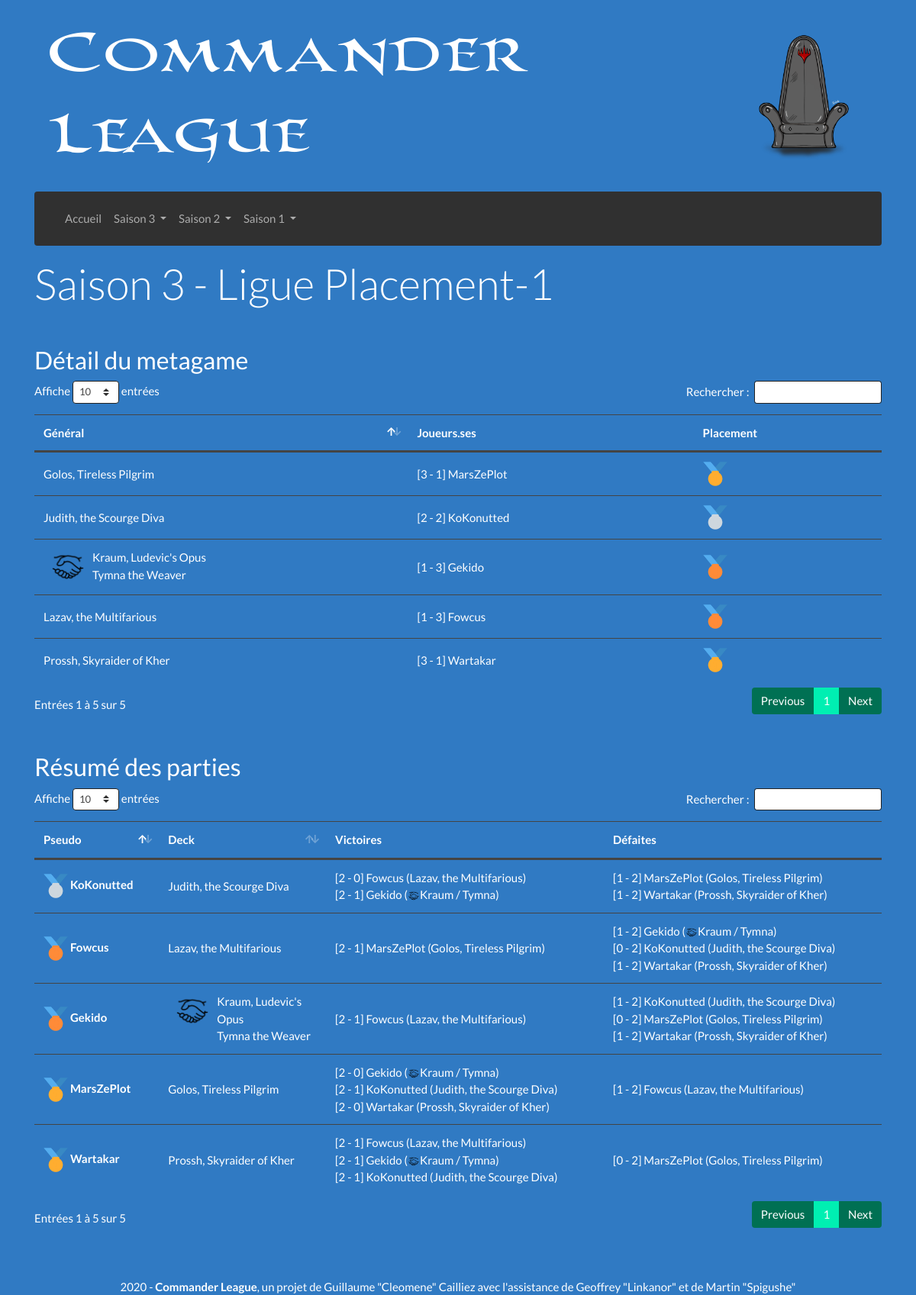
Screenshot of /Saison-3/Ligue-Placement-1 with the database file from the repository.
### tables this page shows
CREATE TABLE "participants" (
	"id_discord"	TEXT,
	"pseudo"	TEXT NOT NULL,
	"nom_role"	TEXT NOT NULL,
	PRIMARY KEY("id_discord")
);

CREATE TABLE "decks" (
	"id_deck"	INTEGER PRIMARY KEY AUTOINCREMENT,
	"id_discord"	TEXT NOT NULL,
	"est_joue"	INTEGER NOT NULL,
	"cle_MV"	INTEGER NOT NULL,
	"hash"	TEXT NOT NULL,
	"liste"	TEXT NOT NULL,
	"general"	TEXT NOT NULL
);

### Afficher/Elements/Vue/Vue_Groupe.php (called while the page is built)
<?php
function Affichage ($helper) {
	$affichage  = afficherTableauMetagame ($helper);
	$affichage .= afficherTableauParties ($helper);
	return $affichage;
}

### Afficher/Controleur.php (called while the page is built, shortened)
<?php
function getContenu ()
{
	if (isset($_GET['saison']) && isset($_GET['ligue']))
	{
		if (preg_match("/Placement/", $_GET['ligue']))
		{
			require_once('Afficher/Pages/Placement/Controleur.php');
		}
	}
	else
	{
		require_once('Afficher/Elements/Saison.php');
	}
	return Affichage($helper);
}
require_once('Afficher/Vue.php');

### Afficher/Vue.php (called while the page is built)
<?php
$contenu = getContenu();
require_once('Afficher/Elements/Gabarit.php');

### index.php (called while the page is built, shortened)
<?php
require_once('Controleur.php');

### Modele.php (called while the page is built, shortened)
<?php
function getBdd() {
	$bdd = new PDO("sqlite:BD/database.sqlite");
	    $bdd->setAttribute(PDO::ATTR_DEFAULT_FETCH_MODE, PDO::FETCH_ASSOC);
	    $bdd->setAttribute(PDO::ATTR_ERRMODE, PDO::ERRMODE_EXCEPTION);
	$bdd->query($_SESSION['dicoTables']['tableParticipants']);
	$bdd->query($_SESSION['dicoTables']['tableRoles']);
	$bdd->query($_SESSION['dicoTables']['tableDecks']);
	$bdd->query($_SESSION['dicoTables']['tableResultats']);
	$bdd->query($_SESSION['dicoTables']['tableLigues']);
	return $bdd;
}
function executerRequete($sql, $params = null) {
	if ($params == null) {
		$resultat = getBdd()->query($sql);
	} else {
		$resultat = getBdd()->prepare($sql);
		$resultat->execute($params);
	}
	return $resultat;
}

### Afficher/Elements/Resultats/Details.php (called while the page is built, shortened)
<?php
$helper = array();
$sql = "SELECT liste_decks FROM ligues
		WHERE num_saison = :s AND nom_ligue = :l;";
$helper['infos']['saison'] = $_GET['saison'];
$helper['infos']['ligue']  = preg_split("/-/",$_GET['ligue'])[0];
$donnees = array(
	':l' => $_GET['ligue'],
	':s' => $helper['infos']['saison'],
);
$requete = executerRequete($sql,$donnees);
$resultat = $requete->fetch()['liste_decks'];
$_liste = preg_split('/, /i',$resultat);
$helper['infos']['decks'] = $_liste;
$_nbDecks = count($helper['infos']['decks']);
$helper['infos']['nbDecks'] = $_nbDecks;
$helper['infos']['max'] = $_nbDecks * ($_nbDecks - 1) / 2;
$helper['infos']['joues'] = 0;
$sql = "SELECT * FROM participants p
		JOIN decks d ON p.id_discord = d.id_discord
		WHERE d.id_deck = :id;";
for ($i = 0; $i < count($helper['infos']['decks']); $i++) {
	$requete = executerRequete($sql,array(':id'=>$helper['infos']['decks'][$i]));
	$resultat = $requete->fetch();
	$helper['infos']['pseudo'][] = $resultat['pseudo'];
	$helper['infos']['id_discord'][] = $resultat['id_discord'];
	$helper[$resultat['id_deck']] = array(
		'pseudo'		=> $resultat['pseudo'],
		'id_discord'	=> $resultat['id_discord'],
		'id_deck'		=> $resultat['id_deck'],
		'liste'			=> $resultat['liste'],
		'general'		=> $resultat['general'],
		'hash'			=> $resultat['hash'],
		'parties'		=> array(),
		'victoires'		=> 0,
		'defaites'		=> 0,
		'tiebreakers'	=> array(
			'matchPoints'			=> 0,
			'gamePoints'			=> 0,
			'gamePlayed'			=> 0,
			'diffPoints'			=> 0,
			'matchWinPercentage'	=> 0,
			'gameWinPercentage'		=> 0,
			'o_matchWinPercentage'	=> 0,
			'o_gameWinPercentage'	=> 0,
		),
	);
}

### Afficher/Pages/Placement/Controleur.php (called while the page is built)
<?php
require_once('Afficher/Elements/Modele.php');
require_once('Afficher/Pages/Placement/Modele.php');
if (preg_match("/[0-9]/",$_GET['ligue'])) {
	require_once("Afficher/Elements/Resultats/Details.php");
	require_once("Afficher/Elements/Vue/Vue_Groupe.php");
} else {
	require_once("Afficher/Elements/Resultats/Placement.php");
	require_once("Afficher/Elements/Vue/Vue_Placement.php");
}

### Afficher/Elements/Tableaux/Vue_TableauParties.php (the view, shortened to what this page needs)
<?php
function tableauParties ($helper) {
	ob_start(); ?>
	<div class="table-responsive mb-5">
	<table id="tablePlacements" class="table table-hover" aria-describedby="tablePlacements">
		<thead>
			<tr>
				<th scope="col" class="sorting" aria-controls="tablePlacements">Pseudo</th>
				<th scope="col">Deck</th>
				<th scope="col">Victoires</th>
				<th scope="col">Défaites</th>
			</tr>
		</thead>
		<tbody>
		<?php
		for ($i = 0; $i < count($helper['infos']['pseudo']); $i++) {
			$cle = $helper['infos']['pseudo'][$i];
			$parties = $helper[$cle]['parties'];
			?>
			<tr>
				<th scope="row" class="align-middle">
					<img src="Afficher/Icones/Placement-<?= min(3,$helper[$cle]['victoires']) ?>.png" width="32px">
					<?= $cle ?>
				</th>
				<td class="align-middle sorting_1">
					<?= afficheGeneralMetagame($helper[$cle]['general']) ?>
				</td>
				<td class="align-middle">
					<?php foreach ($helper['infos']['pseudo'] as $key => $pseudo) :
						if ($pseudo == $cle) continue;
						if ($parties[$pseudo]['p_result'] > $parties[$pseudo]['o_result']) : ?>
							<span>
								[<?= $parties[$pseudo]['string'] ?>]
								<?= $parties[$pseudo]['o_pseudo'] ?>
								(<?= afficheGeneralInline($helper[$pseudo]['general'])?>)
							</span><br/>
						<?php endif;
					endforeach; ?>
				</td>
				<td class="align-middle">
					<?php foreach ($helper['infos']['pseudo'] as $key => $pseudo) {
						if ($pseudo == $cle) continue;
						if ($parties[$pseudo]['o_result'] > $parties[$pseudo]['p_result']) : ?>
							<span>
								[<?= $parties[$pseudo]['string'] ?>]
								<?= $parties[$pseudo]['o_pseudo'] ?>
								(<?= afficheGeneralInline($helper[$pseudo]['general'])?>)
							</span><br/>
						<?php endif;
					}?>
				</td>
			</tr>
			<?php
		}
		?>
		</tbody>
	</table>
	</div>
	<?php return ob_get_clean();
}

### Afficher/Pages/Placement/Modele.php (shortened to what this page needs)
<?php
function afficheGeneralMetagame ($texte) {
	$contraintes = "";
	if (preg_match('/\//i',$texte)) $contraintes .= "P";
	if ($contraintes == "") return $texte;
	if (preg_match('/p/i',$contraintes)) {
		$liste_partners = (preg_match('/c/i',$contraintes)) ? preg_split('/\(/',$texte)[0] : $texte;
		$partenaires = array(preg_split('/\/\//i',$liste_partners)[0],preg_split('/\/\//i',$liste_partners)[1]);
		$retour = imagePartenaires("principal") . "<div>" . $partenaires[0] . "<br />" . $partenaires[1] . "</div>";
	}
	return $retour;
}
function afficheGeneralInline ($texte) {
	$contraintes = "";
	if (preg_match('/\//i',$texte)) $contraintes .= "P";
	if ($contraintes == "") return $texte;
	if (preg_match('/p/i',$contraintes)) {
		$partenaires = array(
			preg_split('/[\s,]+/',preg_split('/\/\//i',$texte)[0])[0],
			preg_split('/[\s,]+/',preg_split('/\/\//i',$texte)[1])[1]
		);
		$liste_partners = (preg_match('/c/i',$contraintes)) ? preg_split('/\(/',$texte)[0] : $texte;
		$retour = imagePartenaires() .
			"<a class='text-decoration-none text-reset' title='$liste_partners'>" .
			$partenaires[0] . " / " . $partenaires[1] . "</a>";
	}
	return $retour;
}

### Afficher/Elements/Modele.php (shortened to what this page needs)
<?php
require_once('Afficher/Elements/Tableaux/TableauMetagame.php');
require_once('Afficher/Elements/Tableaux/TableauParties.php');
function imagePartenaires ($place = "" , $texte = "") {
	if ($place == "principal") {
		return "<img src='/Afficher/Icones/Partner.png' width='48px' title='$texte' class='float-left mx-2' />";}
	if ($place != "adversaire") {
		return "<img src='/Afficher/Icones/Partner.png' width='16px' title='$texte' />";
	}
}

### Afficher/Elements/Tableaux/Vue_TableauMetagame.php (shortened to what this page needs)
<?php
function tableauMetagame ($lignes) {
	ob_start(); ?>
	<div class="table-responsive text-nowrap mb-5">
	<table id="tableMetagame" class="table table-hover" aria-describedby="tableMetagame">
		<thead>
			<tr>
				<th scope="col" class="sorting" aria-controls="tablePlacements">Général</th>
				<th scope="col">Joueurs.ses</th>
				<th scope="col">Placement</th>
			</tr>
		</thead>
		<tbody>
		<?php foreach ($lignes as $general => $ligne): ?>
			<tr>
				<td class="align-middle"><?= $ligne['general'] ?></td>
				<td class="align-middle">
					<?php for ($i = 0; $i < count ($ligne['joueurs']); $i++) {
						echo "[".$ligne[$ligne['joueurs'][$i]]['parties']."] ".$ligne['joueurs'][$i]."<br>";
					} ?>
				</td>
				<td class="align-middle">
					<?php for ($i = 0; $i < count ($ligne['joueurs']); $i++) : ?>
						<img src="Afficher/Icones/Placement-<?= $ligne[$ligne['joueurs'][$i]]['ligue'] ?>.png" width="32px">
					<?php endfor; ?>
				</td>
			</tr>
		<?php endforeach; ?>
		</tbody>
	</table>
	</div>
	<?php return ob_get_clean();
}

### Afficher/CSS/overriding.css (style rules this page uses)
body { background-image: url('/Afficher/CSS/Images/Background.png'); background-color: #307AC3; background-size: 100%; }

### rows the page displays
participants: decks.general "Kraum, Ludevic's Opus", decks.general "Tymna the Weaver", string "1 - 2", pseudo "Gekido", decks.general "Kraum", decks.general "Tymna", cle "Gekido", string "2 - 1", o_pseudo "Fowcus", general "Judith, the Scourge Diva", string "0 - 2"
participants: cle "Fowcus", decks.general "Lazav, the Multifarious", string "2 - 1", o_pseudo "MarsZePlot", string "0 - 2", general "Judith, the Scourge Diva", string "1 - 2", pseudo "Fowcus"
decks: general "Golos, Tireless Pilgrim"
participants: pseudo "KoKonutted"
participants: pseudo "Wartakar", decks.general "Prossh, Skyraider of Kher"
decks: general "Prossh, Skyraider of Kher", est_joue 1 (drawn)
decks: general "Lazav, the Multifarious"
participants: pseudo "MarsZePlot", decks.general "Golos, Tireless Pilgrim"

### other values shown
$_GET['saison'] "3"
$_GET['ligue'] "Placement-1"
$ligne['general'] "Lazav, the Multifarious"
$ligne[$ligne['joueurs'][$i]]['parties'] "1 - 3"
$ligne['joueurs'][$i] "Fowcus"
$ligne['joueurs'][$i] "Gekido"
$ligne['general'] "Judith, the Scourge Diva"
$ligne[$ligne['joueurs'][$i]]['parties'] "2 - 2"
$ligne['joueurs'][$i] "KoKonutted"
$ligne['general'] "Golos, Tireless Pilgrim"
$ligne[$ligne['joueurs'][$i]]['parties'] "3 - 1"
$ligne['joueurs'][$i] "MarsZePlot"
$ligne['general'] "Prossh, Skyraider of Kher"
$ligne['joueurs'][$i] "Wartakar"
$cle "KoKonutted"
